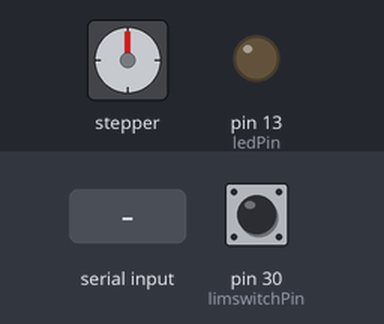
Bench run of a sketch on a simulated Arduino Mega 2560, built with avr-gcc and run on an emulated ATmega2560. Shown: stepper motor, output pins drawn as LEDs (lit = HIGH). Inputs (shaded band) come from the test bench; at power-on: pin 30 (limswitchPin) LOW. Stepper angles assume 200 steps per turn; what the sketch prints to the serial monitor is not drawn.

Above: at 1.2 s.
1.3 s: "90,45\n" received over Serial
At 1.7 s:
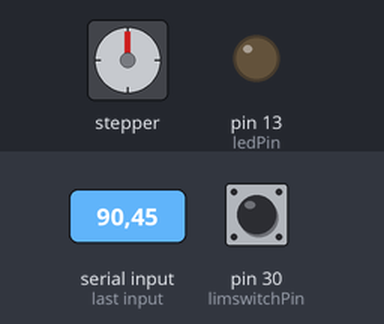
4.3 s: pin 30 (limswitchPin) pulled HIGH for 0.15 s
At 4.37 s:
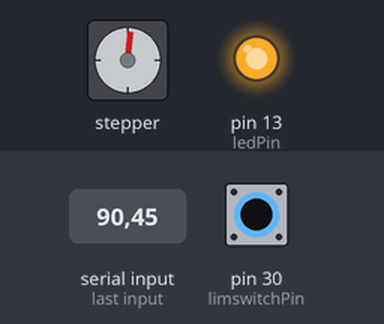
7.3 s: pin 30 (limswitchPin) pulled HIGH for 1 s
At 9.1 s:
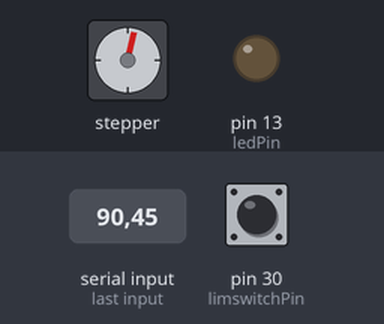
11.3 s: pin 30 (limswitchPin) pulled HIGH for 3.2 s
At 12.7 s:
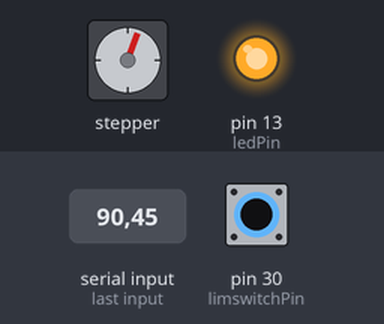
19.8 s: pin 30 (limswitchPin) driven HIGH
At 23.6 s:
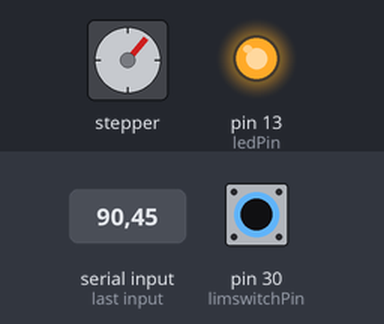
Timing chart, 0 to 36.8 s (numbered marks = the images above; inputs shaded):
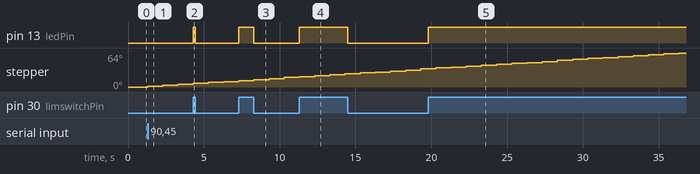

The sketch:

AdaFruit_StepperTest_v6.ino
```cpp
/*
  Controller for WVR Stepper Motor

  For use with the Adafruit Motor Shield v2
  ---->	http://www.adafruit.com/products/1438
  (It won't work with v1.x motor shields! Only for the v2's with built in PWM
  control)

*/

#include <AccelStepper.h>
#include <Wire.h>
#include <Adafruit_MotorShield.h>
#include "utility/Adafruit_MS_PWMServoDriver.h"

// Create the motor shield object with the default I2C address
Adafruit_MotorShield AFMS = Adafruit_MotorShield();

// Connect a stepper motor with 200 steps per revolution (1.8 degree)
// to motor port #2 (M3 and M4)
Adafruit_StepperMotor *myStepper = AFMS.getStepper(200, 2);

// Set pin numbers for limit switch and LED
const int limswitchPin = 30;
const int ledPin = 13;

int spd = 200;          // Set the default speed in steps/second
int limswitchState = 0; // variable for reading limit switch -- 0 is not depressed

// Set up stepper motor control:
// you can change these to SINGLE or INTERLEAVE or MICROSTEP!
void forwardstep1() {
  myStepper->onestep(FORWARD, DOUBLE);
}
void backwardstep1() {
  myStepper->onestep(BACKWARD, DOUBLE);
}

AccelStepper stepper(forwardstep1, backwardstep1); // use functions to step

void setup() {
  Serial.begin(57600);           // set up Serial library at 57600 (115200 seems to be too fast)
  Serial.flush();
  Serial.setTimeout(5); // 5ms
  Serial.println("Stepper Motion ready!");

  AFMS.begin();  // create with the default frequency 1.6KHz
  stepper.setSpeed(spd);
  stepper.setAcceleration(600);

  // initialize the LED pin as an output
  pinMode(ledPin, OUTPUT);
  // initialize the limit switch pin as an input:
  pinMode(limswitchPin, INPUT);
}

void loop() {

  // Set LED to read the state of the limit switch
  limswitchState = digitalRead(limswitchPin);
  // check if lim switch is pressed.  If so, state is HIGH:
  if (limswitchState == HIGH) {
    // turn LED on:
    digitalWrite(ledPin, HIGH);
  } else {
    // turn LED off:
    digitalWrite(ledPin, LOW);
  }

  // If we received a command ....
  if (Serial.available())
  {
    int userInput = Serial.parseInt(); // Parse the command

    if (userInput == 0)            // if non numeric input.
    {
      Serial.print ("EL_POS: ");
      Serial.println (stepper.currentPosition());
    }
    else
    {
      int steps = userInput;

      if (steps == -9999)                       // Special command to home
      {
         //Serial.println("Homing to 0 ... ");  // Commented out to prevent interference with reading the position
        stepperHome();
      }
      else                                      // A regular move
      {

        if (limswitchState == HIGH)   // Check limit switch state.  If ON, only allow a positive move
        {
          if (steps - stepper.currentPosition() <= 0)
          {
            steps = stepper.currentPosition();
          }
        }

        //Serial.print("Moving to "); // Commented out to prevent interference with reading the position
        //Serial.print(steps);
        //Serial.println(" ... ");
        stepper.moveTo(steps);
        while (stepper.distanceToGo() != 0)
        {
          stepper.run();         // Do the move
          ReturnPos();           // Arduino sends back position when receiving p.
          limswitchState = digitalRead(limswitchPin);   // Check to see if we hit the switch

          if (limswitchState == HIGH)  // if lim switch is pressed
          {
            digitalWrite(ledPin, HIGH);     // turn LED on
            if (steps - stepper.currentPosition() < 0)
            {
              // Commented out to prevent interference with reading the position
              // Serial.println("You hit the limit switch and rehomed  ");
              stepper.stop();
              stepper.runToPosition();
              stepperHome();
            }
          }
          else {
            digitalWrite(ledPin, LOW);     // turn LED off:
          }
        }
      }

      myStepper->release();

      //Serial.print("-----> Current position: ");
      //Serial.println(stepper.currentPosition());
    }
  }
}

void ReturnPos() {
  // Arduino sends back position when receiving p.
  if (Serial.read() == 'p' ) {
    Serial.print ("EL_POS: ");
    Serial.println (stepper.currentPosition());
  }
}

void stepperHome() {
  // Check limit switch state
  limswitchState = digitalRead(limswitchPin);
  if (limswitchState == HIGH) {
    // Move until we're just past the switch
    while (limswitchState == HIGH) {
      // Move forward until it's off
      stepper.moveTo(2000);
      stepper.run();
      limswitchState = digitalRead(limswitchPin);
    }
    digitalWrite(ledPin, LOW);
    // Move a little bit more so we're always homing in the same direction
    stepper.runToNewPosition(stepper.currentPosition() + 200);
  }

  // Once we're not on the limit switch, back down until we hit it and go to zero
  while (limswitchState == LOW) {
    // Move backwards
    stepper.moveTo(-5000);
    stepper.run();
    ReturnPos();
    limswitchState = digitalRead(limswitchPin);
  }
  digitalWrite(ledPin, HIGH);
  stepper.setCurrentPosition(0);
}
```

Measured:
- after the input at 4.3 s, pin 13 (ledPin): LOW → HIGH at once, → LOW 0.15 s later
- after the input at 7.3 s, pin 13 (ledPin): LOW → HIGH at once, → LOW 1.0 s later
- after the input at 11.3 s, pin 13 (ledPin): LOW → HIGH at once, → LOW 3.2 s later
- after the input at 19.8 s, pin 13 (ledPin): LOW → HIGH at once
